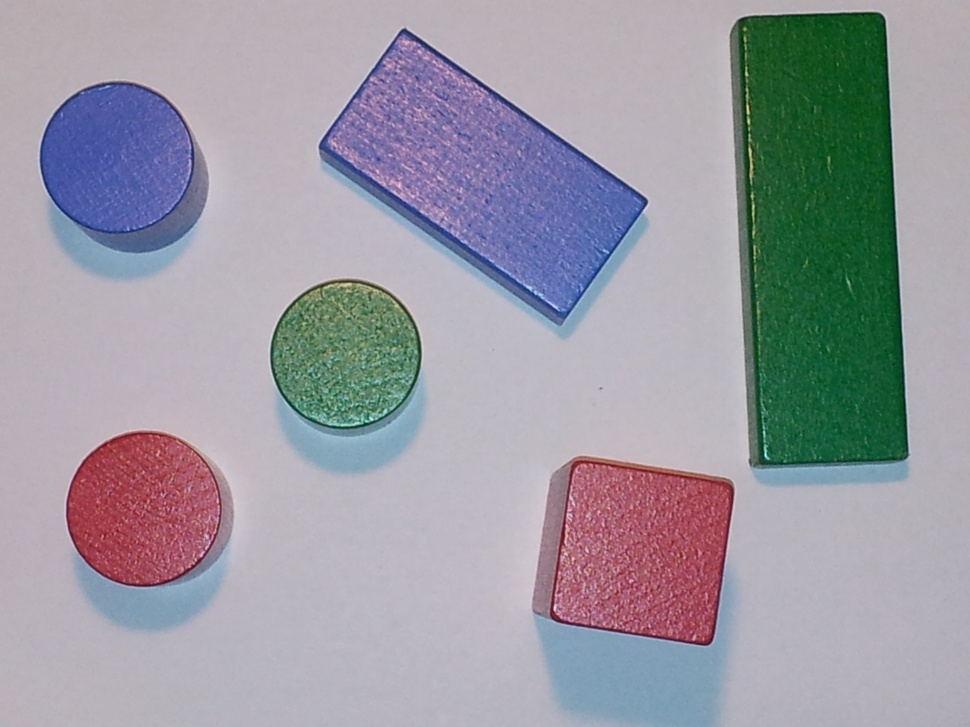
%> input picture ES06/BLOCKS/BLOCKS_001.jpg, 970 x 727 px, shrunk from 3264 x 2448 before the run
$ octave --eval "result = GetNumberOfBlocksForEachShape(imread('BLOCKS/BLOCKS_001.jpg'));"   (GNU Octave 9; MATLAB toolbox functions it lacks are replaced by stand-ins)
%> lines starting %> are read from the running program, lines starting %| are printed output that depends on the picture; in (x1, y1, x2, y2) boxes, pixels count from 0 and x2, y2 are one past the last pixel; in counts of white or black regions, pixels touching at a corner belong together; the program's own positions count from 1
function [counter] = GetNumberOfBlocksForEachShape(image)

    IM = rgb2gray(image);
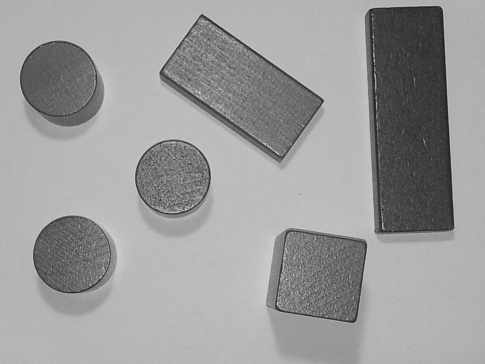
%> IM: size 727x970 uint8 (shown at 1/2 size); min 18, max 233, mean 155.1
    treshold = graythresh(IM);
%> treshold = 0.525
    IM_b = imbinarize(IM, treshold);
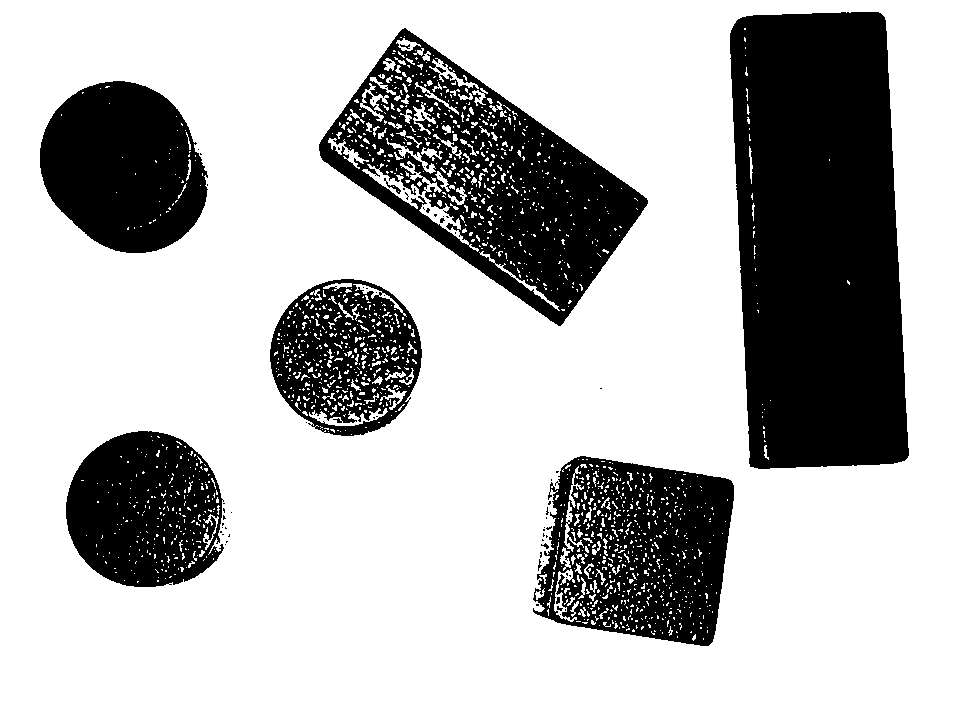
%> IM_b: size 727x970 logical; 73% white; 73 black regions (62 under 20 px), largest, box (x1, y1, x2, y2) and area: (730, 12, 909, 469) 71066, (319, 28, 648, 326) 38410, (533, 456, 734, 646) 25433

    % Fill holes
    IM_b = bwmorph(~ IM_b, 'dilate', 20);
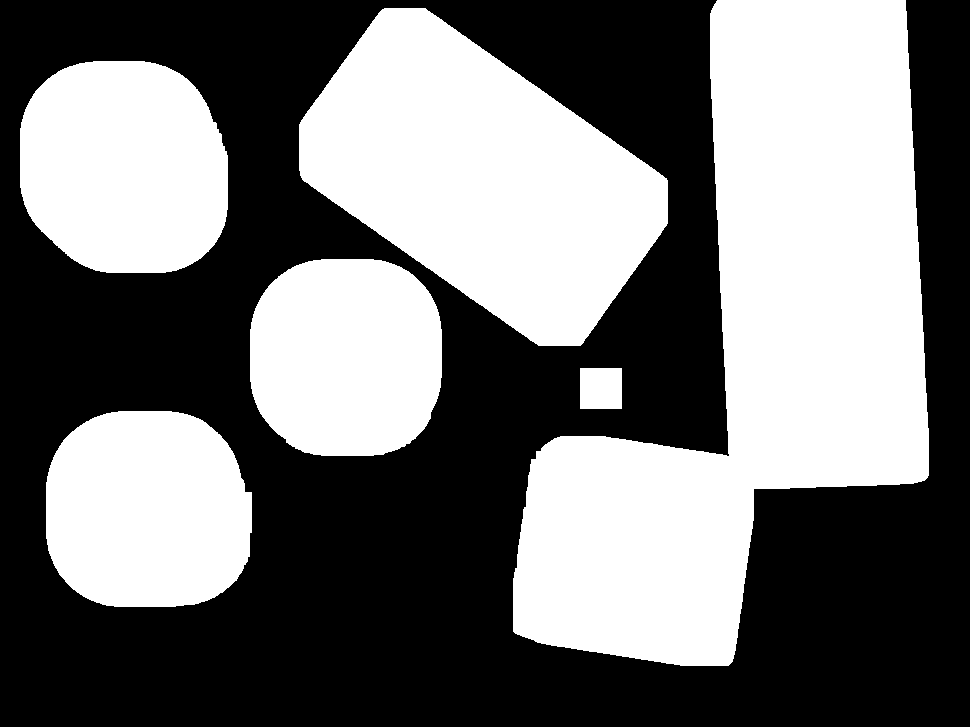
%> IM_b: size 727x970 logical; 45.9% white; 6 white regions, box (x1, y1, x2, y2) and area: (513, 0, 929, 666) 144346, (299, 8, 668, 346) 73673, (20, 61, 228, 273) 37184, (46, 411, 252, 607) 34514, (250, 259, 442, 456) 32531, (580, 368, 622, 409) 1722
    IM_b = bwmorph(IM_b, 'erode', 40);
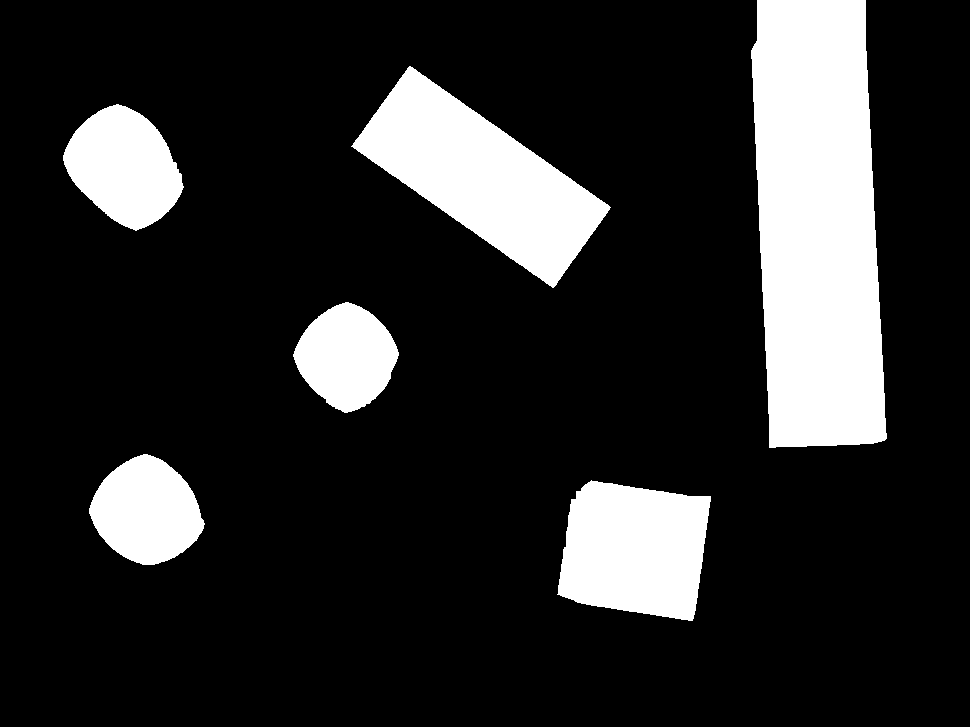
%> IM_b: size 727x970 logical; 17% white; 6 white regions
    [B, L] = bwboundaries(IM_b, 'noholes');
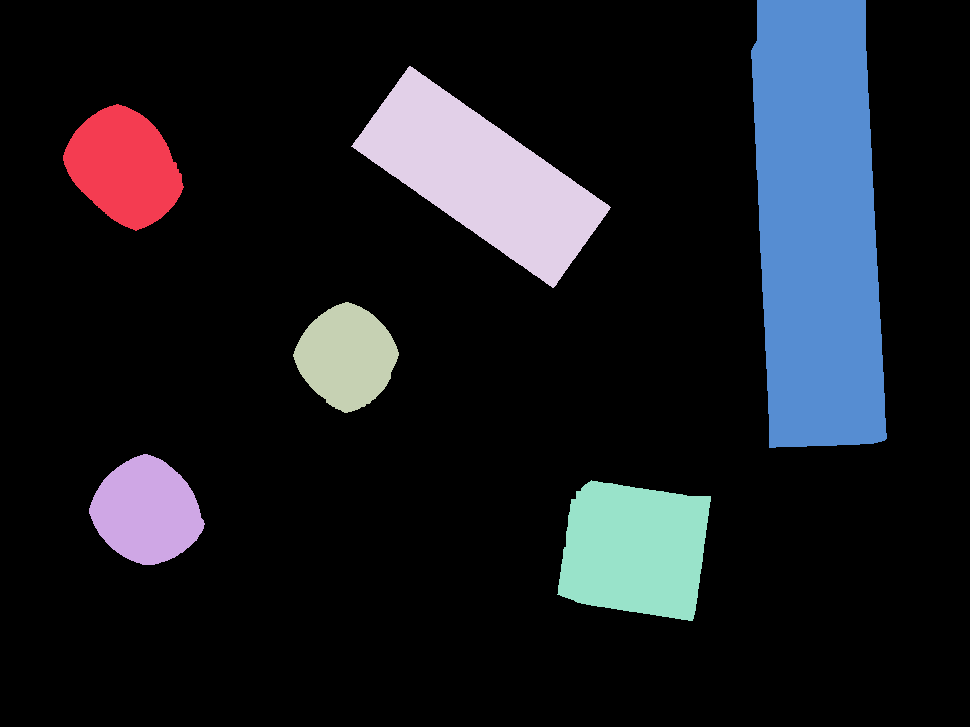
%> L: size 727x970 double; 7 distinct labels, from 0 to 6; one colour per label, 0 black
%> B = 6 boundaries; box (x1, y1, x2, y2) and points: (751, 0, 887, 448) 1111, (351, 66, 611, 288) 564, (557, 480, 711, 621) 504, (63, 104, 184, 231) 321, (89, 454, 205, 565) 296, (293, 302, 399, 413) 281

    stats = regionprops(IM_b, 'Area', 'Centroid', 'BoundingBox');
%> stats = 6 regions; box (x1, y1, x2, y2), Area and Centroid: (751, 0, 887, 448) 51439 [818.2 225], (351, 66, 611, 288) 24636 [481.9 177.4], (557, 480, 711, 621) 16909 [635.4 550.5], (63, 104, 184, 231) 10135 [124.7 167.5], (89, 454, 205, 565) 8983 [147.2 512], (293, 302, 399, 413) 7984 [347.3 357.4]

    countCircle = 0;
    countRect = 0;
    result = [];

    for object = 1:size(stats)
        % Ignore smaller objects
        if stats(object).Area > 10000

            % Get objects perimeter
            boundary = B{object};
            delta = diff(boundary) .^ 2;
            perimeter = sum(sqrt(sum(delta, 2)));

            % Calculate roundness
            roundness = 4 * pi * stats(object).Area / perimeter ^ 2;

            % Check roundness to a certain threshold
            if roundness > 0.75
                % Circle
                countCircle = countCircle + 1;
                result{object} = {stats(object).Centroid {'circle'} stats(object).BoundingBox};
                %
            else
                % Rectangle
                countRect = countRect + 1;
                result{object} = {stats(object).Centroid {'rectangle'} stats(object).BoundingBox};
            end
        end
    end
%> this loop made 6 passes
%> (perimeter, roundness, countCircle) on pass 1: (391.2, 0.832, 1)
%> after the loop, boundary = 1111 rows, first 12: [51 752; 50 753; 49 753; 48 754; 47 754; 46 755; 45 755; 44 756; 43 757; 42 757; 41 758; 40 758]; delta = 1110 rows, first 12: [1 1; 1 0; 1 1; 1 0; 1 1; 1 0; 1 1; 1 1; 1 0; 1 1; 1 0; 1 0]; result = 6 items

    counter = [countCircle, countRect, result];
%> counter = 8 items
end

$ run again, on ES06/BLOCKS/BLOCKS_002.jpg
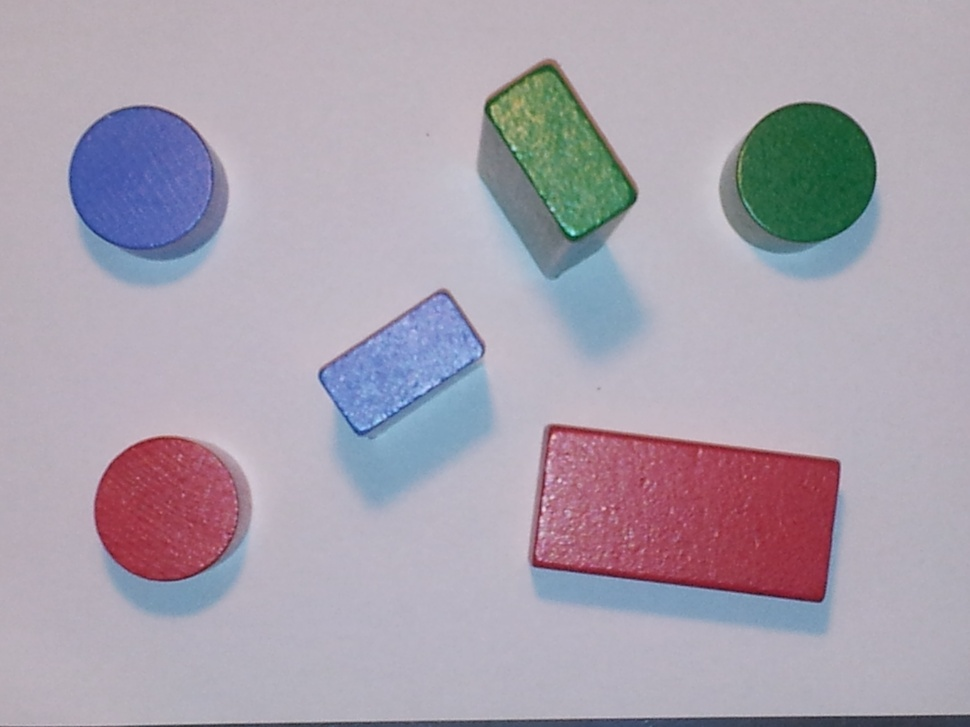
%> input picture ES06/BLOCKS/BLOCKS_002.jpg, 970 x 727 px, shrunk from 3264 x 2448 before the run
%> treshold = 0.541
%> in GetNumberOfBlocksForEachShape, `IM_b = imbinarize(IM, treshold);`:
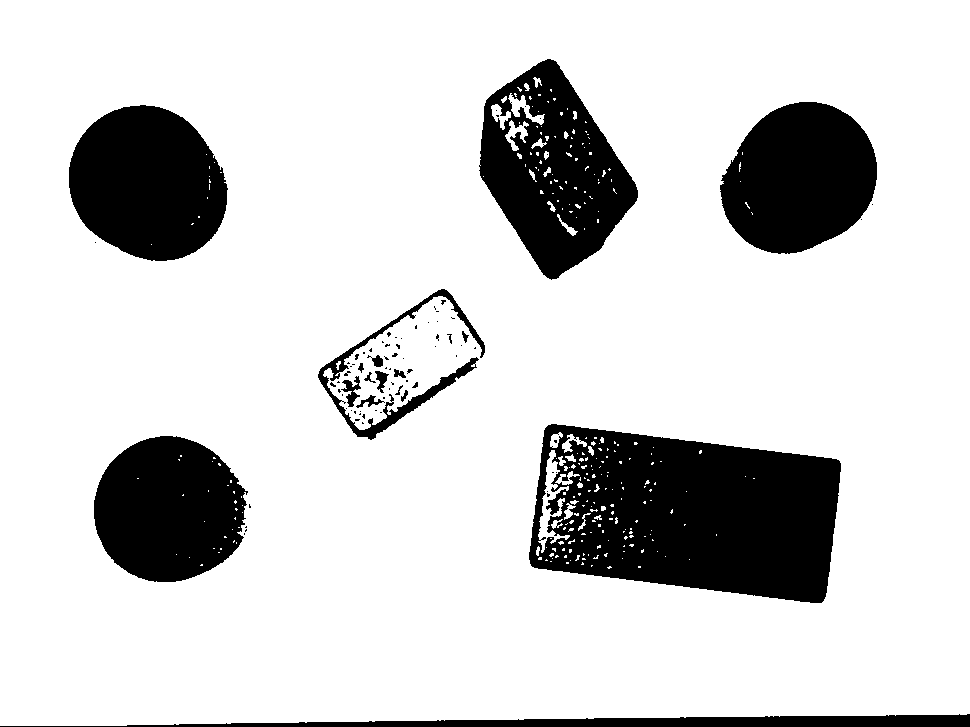
%> IM_b: size 727x970 logical; 82.2% white; 85 black regions (66 under 20 px), largest, box (x1, y1, x2, y2) and area: (529, 424, 841, 603) 40767, (479, 59, 638, 280) 19787, (69, 105, 228, 261) 18914
%> in GetNumberOfBlocksForEachShape, `[B, L] = bwboundaries(IM_b, 'noholes');`:
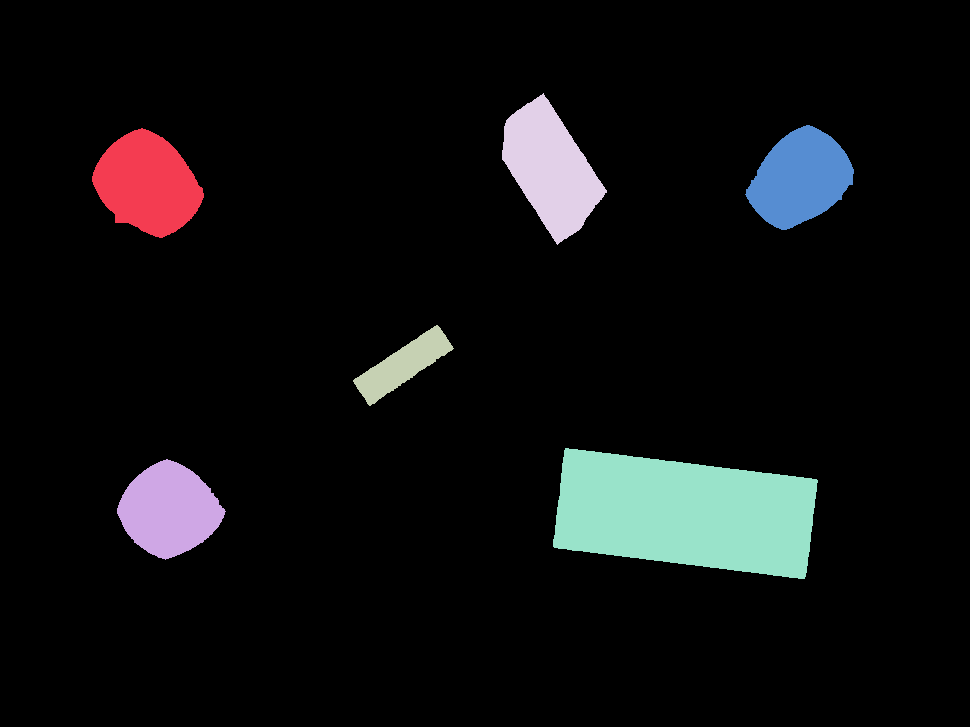
%> L: size 727x970 double; 7 distinct labels, from 0 to 6; one colour per label, 0 black
%> B = 6 boundaries; box (x1, y1, x2, y2) and points: (553, 448, 818, 579) 700, (502, 93, 607, 245) 323, (92, 128, 204, 238) 292, (745, 125, 854, 230) 277, (117, 459, 226, 560) 273, (353, 325, 454, 406) 224
%> stats = 6 regions; box (x1, y1, x2, y2), Area and Centroid: (553, 448, 818, 579) 25713 [685.8 514.1], (502, 93, 607, 245) 8670 [551.2 169.2], (92, 128, 204, 238) 8198 [148 184.5], (745, 125, 854, 230) 7429 [800.9 179], (117, 459, 226, 560) 7258 [169.8 510.6], (353, 325, 454, 406) 3079 [403.5 365.7]
%> the loop in GetNumberOfBlocksForEachShape, `for object = 1:size(stats)` made 6 passes
%> (perimeter, roundness, countRect) on pass 5: (735.9, 0.597, 1)
%> after the loop in GetNumberOfBlocksForEachShape, `for object = 1:size(stats)`: boundary = 700 rows, first 12: [540 554; 539 555; 538 555; 537 555; 536 555; 535 556; 534 556; 533 556; 532 556; 531 556; 530 556; 529 556]; countCircle = 0; delta = 699 rows, first 12: [1 1; 1 0; 1 0; 1 0; 1 1; 1 0; 1 0; 1 0; 1 0; 1 0; 1 0; 1 0]; result = 5 items
%> counter = 7 items

$ run again, on ES06/BLOCKS/BLOCKS_003.jpg
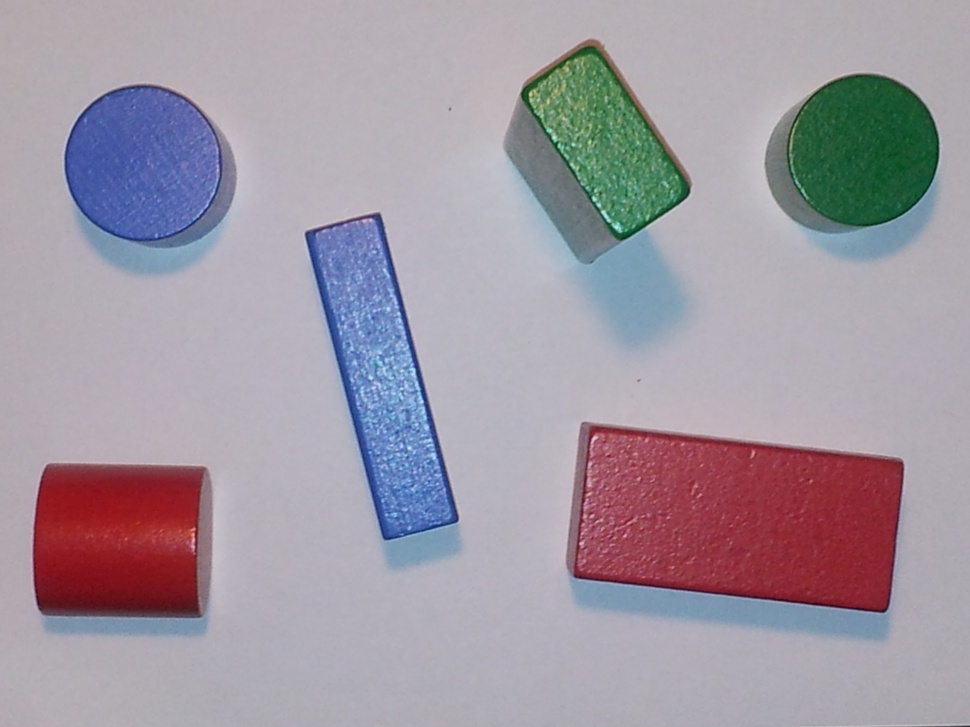
%> input picture ES06/BLOCKS/BLOCKS_003.jpg, 970 x 727 px, shrunk from 3264 x 2448 before the run
%> treshold = 0.51
%> in GetNumberOfBlocksForEachShape, `IM_b = imbinarize(IM, treshold);`:
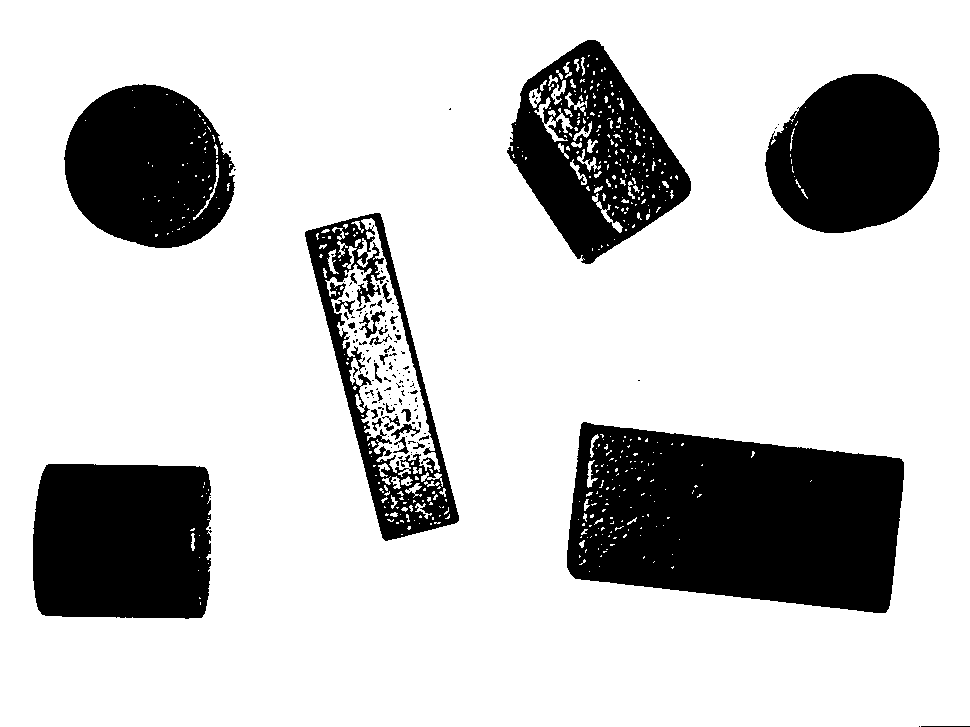
%> IM_b: size 727x970 logical; 78.2% white; 149 black regions (116 under 20 px), largest, box (x1, y1, x2, y2) and area: (567, 422, 904, 613) 49852, (33, 464, 212, 619) 26274, (507, 40, 691, 264) 21129
%> in GetNumberOfBlocksForEachShape, `[B, L] = bwboundaries(IM_b, 'noholes');`:
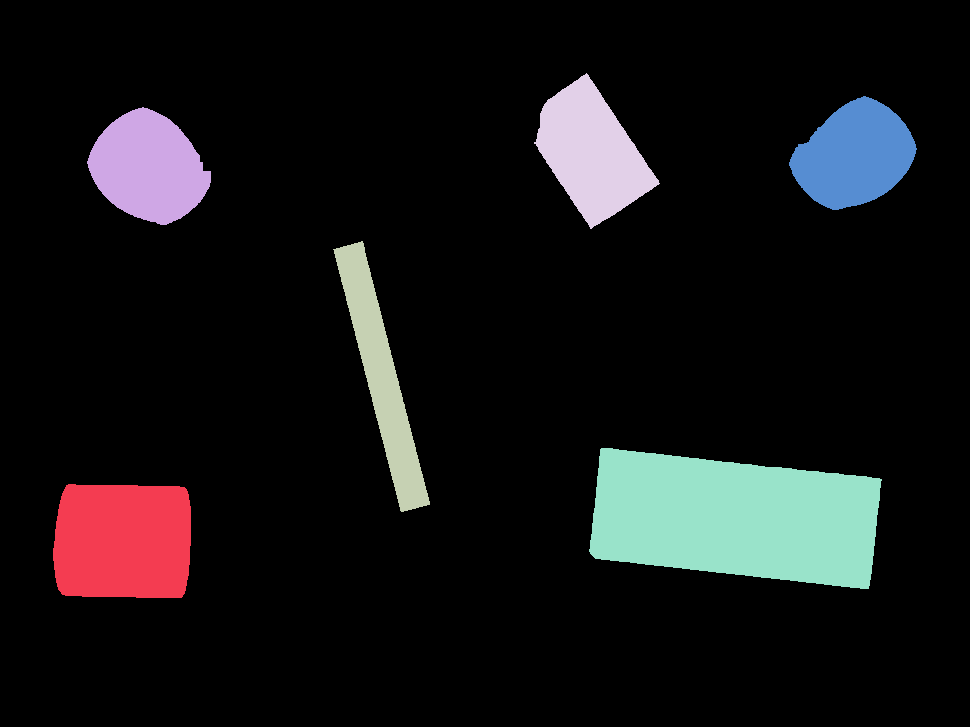
%> L: size 727x970 double; 7 distinct labels, from 0 to 6; one colour per label, 0 black
%> B = 6 boundaries; box (x1, y1, x2, y2) and points: (589, 448, 882, 589) 773, (333, 241, 430, 512) 583, (53, 484, 191, 598) 457, (534, 73, 660, 229) 349, (87, 107, 211, 225) 321, (789, 96, 917, 210) 315
%> stats = 6 regions; box (x1, y1, x2, y2), Area and Centroid: (589, 448, 882, 589) 31455 [735.9 519], (53, 484, 191, 598) 14788 [123.6 542], (534, 73, 660, 229) 10485 [592.3 153.3], (87, 107, 211, 225) 9917 [149.1 168.2], (789, 96, 917, 210) 9665 [855.1 156], (333, 241, 430, 512) 8233 [382.2 377.4]
%> the loop in GetNumberOfBlocksForEachShape, `for object = 1:size(stats)` made 6 passes
%> (perimeter, roundness, countRect) on passes 4 to 5: (435.8, 0.694, 1), (810.1, 0.602, 2)
%> after the loop in GetNumberOfBlocksForEachShape, `for object = 1:size(stats)`: boundary = 773 rows, first 12: [550 590; 549 591; 548 591; 547 591; 546 591; 545 591; 544 591; 543 591; 542 591; 541 591; 540 592; 539 592]; delta = 772 rows, first 12: [1 1; 1 0; 1 0; 1 0; 1 0; 1 0; 1 0; 1 0; 1 0; 1 1; 1 0; 1 0]; result = 5 items
%> counter = 7 items
